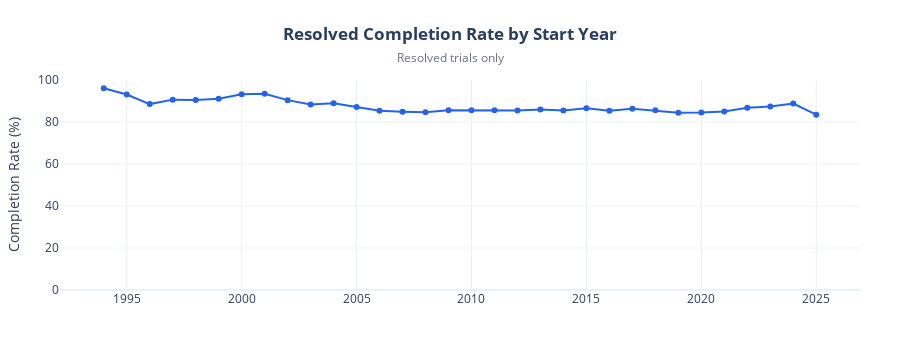

Write notebook code for a chart like this one.
### Markdown cell above
---
# 4. Temporal Dimension

**Question:** Do completion rates vary by start-year cohort?  
**Why this matters:** Lifecycle effects — older cohorts have had more time to reach terminal status.

### Code cell
# ============================================================
# 4.1 Completion Rate by Start Year
# ============================================================

display(Markdown("## 4.1 Completion Rate by Start Year"))

# Calculate completion rate by start year
yearly_rates = calc_completion_rate(df_abt, 'start_year', min_n=50)
yearly_rates = yearly_rates.sort_values('start_year')

# Simple line chart
import plotly.graph_objects as go

fig_temporal = go.Figure()
fig_temporal.add_trace(go.Scatter(
    x=yearly_rates['start_year'],
    y=yearly_rates['completion_rate'],
    mode='lines+markers',
    line=dict(color='#2563eb', width=2),
    marker=dict(size=6),
    hovertemplate='Year: %{x}<br>Rate: %{y:.1f}%<br>n=%{customdata:,}<extra></extra>',
    customdata=yearly_rates['n_resolved'],
))

fig_temporal.update_layout(
    title=dict(
        text='<b>Resolved Completion Rate by Start Year</b><br><span style="font-size:12px;color:#6b7280">Resolved trials only</span>',
        x=0.5, xanchor='center'
    ),
    xaxis_title=None,
    yaxis_title='Completion Rate (%)',
    yaxis=dict(range=[0, 100]),
    template='plotly_white',
    height=350,
    margin=dict(l=60, r=40, t=80, b=60),
)
fig_temporal.show()

display(Markdown("""
**Interpretation:** Recent cohorts show lower completion rates, but this reflects **lifecycle effects** — 
they have had less time to reach terminal status. This is not a decline in trial quality.
"""))

### Figure 1 — Plotly figure (JSON) as saved in the notebook; plotly's stock layout.template omitted (floating-point values rounded to 4 significant figures)
{"data": [{"customdata": [51, 87, 122, 139, 232, 268, 425, 472, 688, 933, 1285, 1518, 1882, 2099, 2360, 2462, 2592, 2738, 2903, 2987, 3223, 3445, 3458, 3599, 3631, 3744, 3566, 3810, 3244, 2601, 1697, 563], "hovertemplate": "Year: %{x}<br>Rate: %{y:.1f}%<br>n=%{customdata:,}<extra></extra>", "line": {"color": "#2563eb", "width": 2}, "marker": {"size": 6}, "mode": "lines+markers", "type": "scatter", "x": [1994, 1995, 1996, 1997, 1998, 1999, 2000, 2001, 2002, 2003, 2004, 2005, 2006, 2007, 2008, 2009, 2010, 2011, 2012, 2013, 2014, 2015, 2016, 2017, 2018, 2019, 2020, 2021, 2022, 2023, 2024, 2025], "y": [96.08, 93.1, 88.52, 90.65, 90.52, 91.04, 93.18, 93.43, 90.41, 88.32, 88.95, 87.15, 85.33, 84.9, 84.66, 85.58, 85.57, 85.57, 85.46, 85.97, 85.51, 86.59, 85.31, 86.36, 85.57, 84.46, 84.49, 85.04, 86.74, 87.39, 88.8, 83.48]}], "layout": {"height": 350, "margin": {"b": 60, "l": 60, "r": 40, "t": 80}, "title": {"text": "<b>Resolved Completion Rate by Start Year</b><br><span style=\"font-size:12px;color:#6b7280\">Resolved trials only</span>", "x": 0.5, "xanchor": "center"}, "xaxis": {"title": {}}, "yaxis": {"range": [0, 100], "title": {"text": "Completion Rate (%)"}}}}
